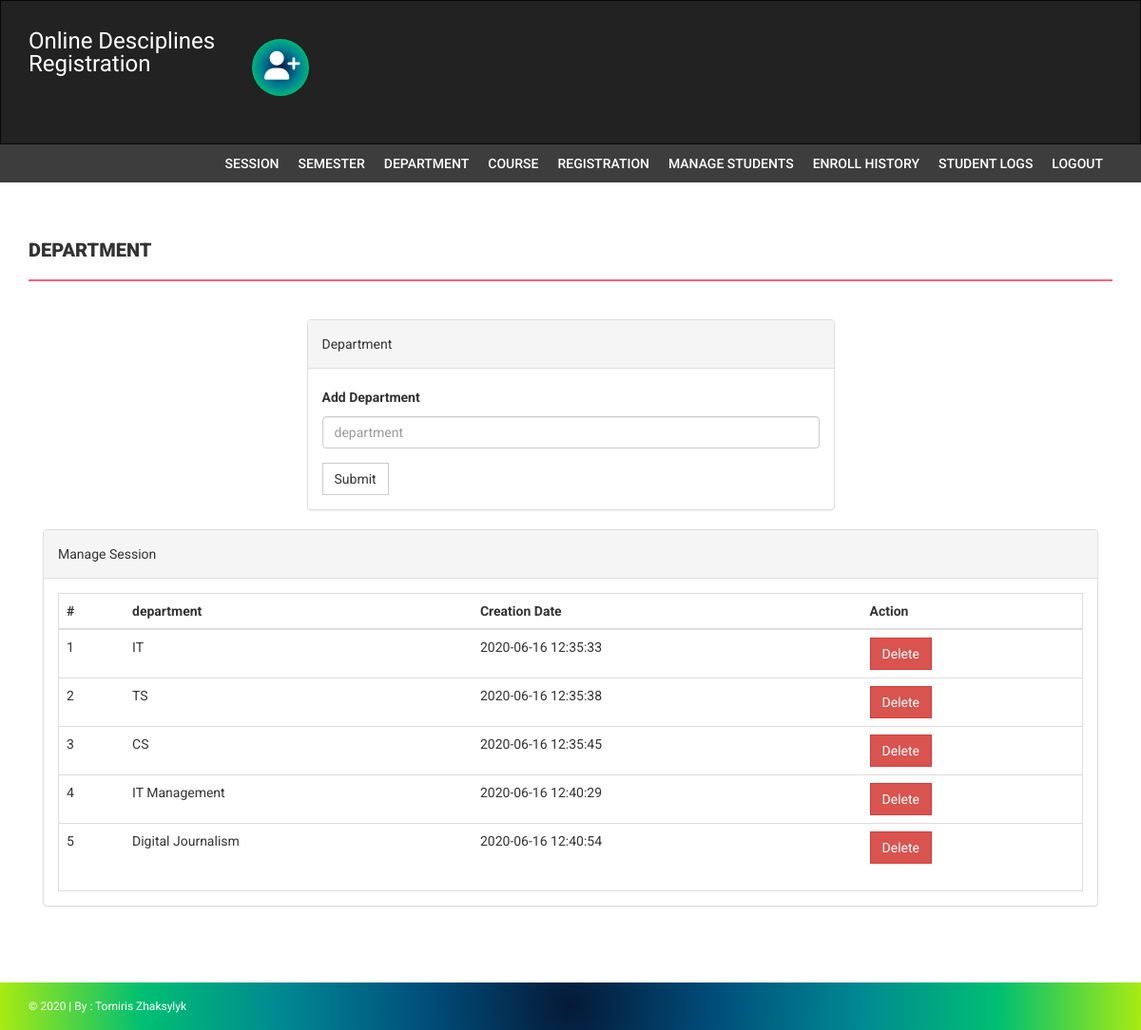
The page /onlineUniversity/admin/department.php (signed in) on the database its author committed.
### tables this page shows
CREATE TABLE `department` (
  `id` int(11) NOT NULL,
  `department` varchar(255) DEFAULT NULL,
  `creationDate` timestamp NULL DEFAULT current_timestamp()
);

### onlineUniversity/admin/department.php (the view, shortened to what this page needs)
<?php
if(strlen($_SESSION['alogin'])==0)
    {
header('location:index.php');
}
else{
?>
<!DOCTYPE html>
<html xmlns="http://www.w3.org/1999/xhtml">
<head>
    <link href="assets/css/bootstrap.css" rel="stylesheet" />
    <link href="assets/css/font-awesome.css" rel="stylesheet" />
    <link href="assets/css/style.css" rel="stylesheet" />
</head>
<body>
<?php include('includes/header.php');?>
<?php if($_SESSION['alogin']!="")
{
 include('includes/menubar.php');
}
 ?>
    <div class="content-wrapper">
        <div class="container">
              <div class="row">
                    <div class="col-md-12">
                        <h1 class="page-head-line">Department  </h1>
                    </div>
                </div>
                <div class="row" >
                  <div class="col-md-3"></div>
                    <div class="col-md-6">
                        <div class="panel panel-default">
                        <div class="panel-heading">
                           Department
                        </div>
                        <div class="panel-body">
                       <form name="dept" method="post">
   <div class="form-group">
    <label for="department">Add Department  </label>
    <input type="text" class="form-control" id="department" name="department" placeholder="department" required />
  </div>
 <button type="submit" name="submit" class="btn btn-default">Submit</button>
</form>
                            </div>
                            </div>
                    </div>
                </div>
                <div class="col-md-12">
                    <div class="panel panel-default">
                        <div class="panel-heading">
                            Manage Session
                        </div>
                        <div class="panel-body">
                            <div class="table-responsive table-bordered">
                                <table class="table">
                                    <thead>
                                        <tr>
                                            <th>#</th>
                                            <th>department</th>
                                            <th>Creation Date</th>
                                            <th>Action</th>
                                        </tr>
                                    </thead>
                                    <tbody>
<?php
$sql=mysqli_query($con,"select * from department");
$cnt=1;
while($row=mysqli_fetch_array($sql))
{
?>
                                        <tr>
                                            <td><?php echo $cnt;?></td>
                                            <td><?php echo htmlentities($row['department']);?></td>
                                            <td><?php echo htmlentities($row['creationDate']);?></td>
                                            <td>
  <a href="department.php?id=<?php echo $row['id']?>&del=delete" onClick="return confirm('Are you sure you want to delete?')">
                                            <button class="btn btn-danger">Delete</button>
</a>
                                            </td>
                                        </tr>
<?php
$cnt++;
} ?>
                                    </tbody>
                                </table>
                            </div>
                        </div>
                    </div>
                </div>
            </div>
        </div>
  <?php include('includes/footer.php');?>
</body>
</html>
<?php } ?>

### onlineUniversity/admin/assets/css/style.css (style rules this page uses)
body { font-family: 'Roboto', sans-serif; line-height: 30px; }
.content-wrapper { margin-top: 40px; min-height: 600px; padding-bottom: 60px; }
.page-head-line { font-weight: 900; padding-bottom: 20px; border-bottom: 2px solid #F0677C; text-transform: uppercase; color:radial-gradient(circle, #051937, #004d7a, #008793, #00bf72, #a8eb12); font-size: 20px; margin-bottom: 40px; }
.btn { border-radius: 0px; -webkit-border-radius: 0px; -moz-border-radius: 0px; }

### rows shown on the page
department: department "IT", creationDate "2020-06-16 12:35:33"
department: department "TS", creationDate "2020-06-16 12:35:38"
department: department "CS", creationDate "2020-06-16 12:35:45"
department: department "IT Management", creationDate "2020-06-16 12:40:29"
department: department "Digital Journalism", creationDate "2020-06-16 12:40:54"
